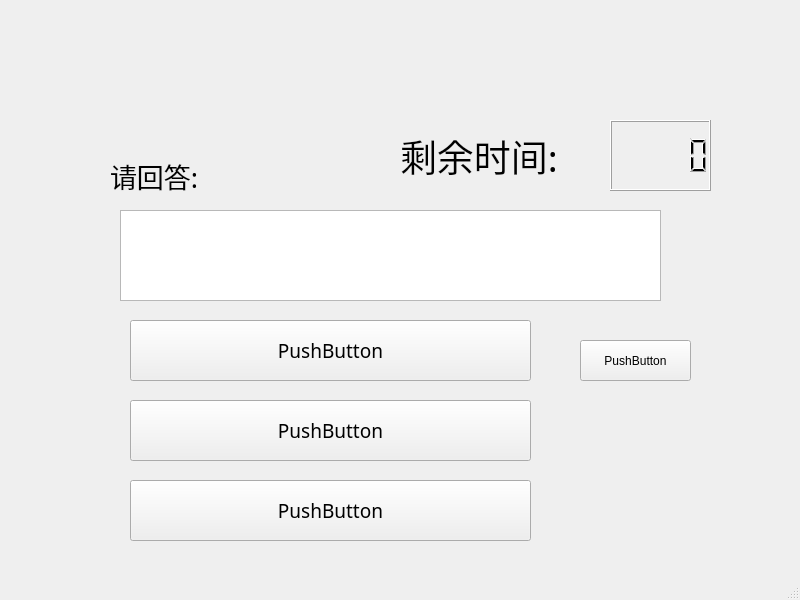
<?xml version="1.0" encoding="UTF-8"?>
<ui version="4.0">
 <class>AnswerGameWindow</class>
 <widget class="QMainWindow" name="AnswerGameWindow">
  <property name="geometry">
   <rect>
    <x>0</x>
    <y>0</y>
    <width>800</width>
    <height>600</height>
   </rect>
  </property>
  <property name="windowTitle">
   <string>MainWindow</string>
  </property>
  <widget class="QWidget" name="centralwidget">
   <widget class="QPushButton" name="pushButton">
    <property name="geometry">
     <rect>
      <x>130</x>
      <y>320</y>
      <width>401</width>
      <height>61</height>
     </rect>
    </property>
    <property name="font">
     <font>
      <family>黑体</family>
      <pointsize>14</pointsize>
     </font>
    </property>
    <property name="cursor">
     <cursorShape>PointingHandCursor</cursorShape>
    </property>
    <property name="text">
     <string>PushButton</string>
    </property>
   </widget>
   <widget class="QPushButton" name="pushButton_2">
    <property name="geometry">
     <rect>
      <x>130</x>
      <y>400</y>
      <width>401</width>
      <height>61</height>
     </rect>
    </property>
    <property name="font">
     <font>
      <family>黑体</family>
      <pointsize>14</pointsize>
     </font>
    </property>
    <property name="cursor">
     <cursorShape>PointingHandCursor</cursorShape>
    </property>
    <property name="text">
     <string>PushButton</string>
    </property>
   </widget>
   <widget class="QPushButton" name="pushButton_3">
    <property name="geometry">
     <rect>
      <x>130</x>
      <y>480</y>
      <width>401</width>
      <height>61</height>
     </rect>
    </property>
    <property name="font">
     <font>
      <family>黑体</family>
      <pointsize>14</pointsize>
     </font>
    </property>
    <property name="cursor">
     <cursorShape>PointingHandCursor</cursorShape>
    </property>
    <property name="text">
     <string>PushButton</string>
    </property>
   </widget>
   <widget class="QTextEdit" name="textEdit">
    <property name="geometry">
     <rect>
      <x>120</x>
      <y>210</y>
      <width>541</width>
      <height>91</height>
     </rect>
    </property>
    <property name="font">
     <font>
      <family>黑体</family>
      <pointsize>12</pointsize>
     </font>
    </property>
    <property name="readOnly">
     <bool>true</bool>
    </property>
   </widget>
   <widget class="QLabel" name="label">
    <property name="geometry">
     <rect>
      <x>110</x>
      <y>160</y>
      <width>141</width>
      <height>31</height>
     </rect>
    </property>
    <property name="font">
     <font>
      <family>新宋体</family>
      <pointsize>20</pointsize>
     </font>
    </property>
    <property name="text">
     <string>请回答:</string>
    </property>
   </widget>
   <widget class="QLabel" name="label_2">
    <property name="geometry">
     <rect>
      <x>400</x>
      <y>130</y>
      <width>211</width>
      <height>51</height>
     </rect>
    </property>
    <property name="font">
     <font>
      <family>黑体</family>
      <pointsize>28</pointsize>
     </font>
    </property>
    <property name="text">
     <string>剩余时间:</string>
    </property>
   </widget>
   <widget class="QLCDNumber" name="lcdNumber">
    <property name="geometry">
     <rect>
      <x>610</x>
      <y>120</y>
      <width>101</width>
      <height>71</height>
     </rect>
    </property>
    <property name="font">
     <font>
      <family>18thCentury</family>
      <pointsize>10</pointsize>
     </font>
    </property>
   </widget>
   <widget class="QPushButton" name="pushButton_4">
    <property name="geometry">
     <rect>
      <x>580</x>
      <y>340</y>
      <width>111</width>
      <height>41</height>
     </rect>
    </property>
    <property name="text">
     <string>PushButton</string>
    </property>
   </widget>
  </widget>
  <widget class="QMenuBar" name="menubar">
   <property name="geometry">
    <rect>
     <x>0</x>
     <y>0</y>
     <width>800</width>
     <height>26</height>
    </rect>
   </property>
  </widget>
  <widget class="QStatusBar" name="statusbar"/>
 </widget>
 <resources/>
 <connections/>
</ui>
